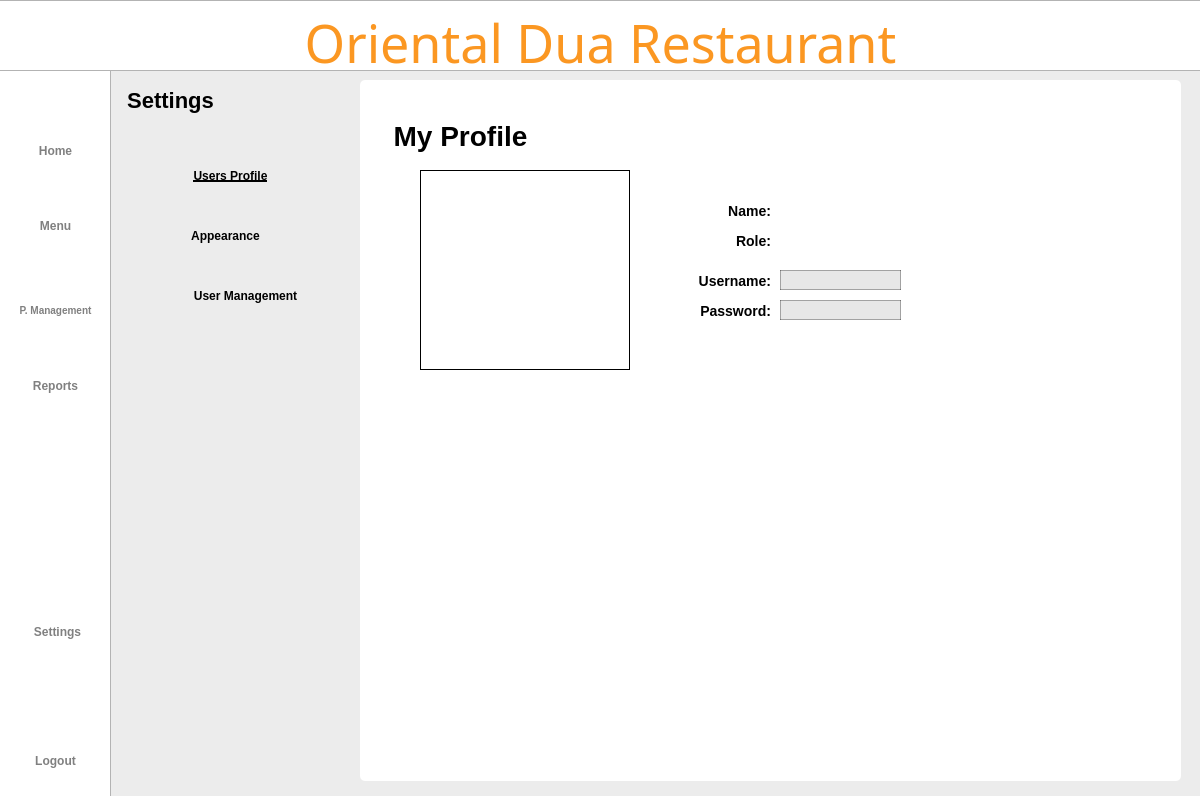
<?xml version="1.0" encoding="UTF-8"?>
<ui version="4.0">
 <class>Dialog</class>
 <widget class="QDialog" name="Dialog">
  <property name="geometry">
   <rect>
    <x>0</x>
    <y>0</y>
    <width>1200</width>
    <height>796</height>
   </rect>
  </property>
  <property name="windowTitle">
   <string>Dialog</string>
  </property>
  <widget class="QWidget" name="bgwidget" native="true">
   <property name="geometry">
    <rect>
     <x>0</x>
     <y>0</y>
     <width>1200</width>
     <height>800</height>
    </rect>
   </property>
   <property name="layoutDirection">
    <enum>Qt::LeftToRight</enum>
   </property>
   <property name="styleSheet">
    <string notr="true">QWidget#bgwidget{background-color: rgb(236, 236, 236);}

</string>
   </property>
   <widget class="QLabel" name="sidebar">
    <property name="geometry">
     <rect>
      <x>-10</x>
      <y>-10</y>
      <width>121</width>
      <height>891</height>
     </rect>
    </property>
    <property name="styleSheet">
     <string notr="true">background-color: rgb(255, 255, 255);
border: 1px solid rgba(0, 0, 0, 0.3);  </string>
    </property>
    <property name="text">
     <string/>
    </property>
   </widget>
   <widget class="QLabel" name="titlebar">
    <property name="geometry">
     <rect>
      <x>-2</x>
      <y>0</y>
      <width>1204</width>
      <height>71</height>
     </rect>
    </property>
    <property name="styleSheet">
     <string notr="true">background-color: rgb(255, 255, 255);
border: 1px solid rgba(0, 0, 0, 0.3);  </string>
    </property>
    <property name="text">
     <string/>
    </property>
   </widget>
   <widget class="QLabel" name="whitebg">
    <property name="geometry">
     <rect>
      <x>360</x>
      <y>80</y>
      <width>821</width>
      <height>701</height>
     </rect>
    </property>
    <property name="styleSheet">
     <string notr="true">background-color: rgb(255, 255, 255);
border-radius: 5px;  </string>
    </property>
    <property name="text">
     <string/>
    </property>
   </widget>
   <widget class="QLabel" name="title">
    <property name="geometry">
     <rect>
      <x>0</x>
      <y>10</y>
      <width>1201</width>
      <height>71</height>
     </rect>
    </property>
    <property name="styleSheet">
     <string notr="true">QLabel#title{
	color: #FB9722;
    font-family: Sacramento;
    font-size: 52px;
    font-weight: 400;
    padding-bottom: 5px;
    text-align: center;
}</string>
    </property>
    <property name="text">
     <string>Oriental Dua Restaurant</string>
    </property>
    <property name="alignment">
     <set>Qt::AlignCenter</set>
    </property>
    <property name="wordWrap">
     <bool>true</bool>
    </property>
   </widget>
   <widget class="QLabel" name="settings">
    <property name="geometry">
     <rect>
      <x>110</x>
      <y>80</y>
      <width>121</width>
      <height>41</height>
     </rect>
    </property>
    <property name="styleSheet">
     <string notr="true">QLabel#settings{
    color: #000000;
    font-family: 'Roboto';
    font-size: 22px;
    font-weight: 500;
}</string>
    </property>
    <property name="text">
     <string>Settings</string>
    </property>
    <property name="alignment">
     <set>Qt::AlignCenter</set>
    </property>
   </widget>
   <widget class="QLabel" name="userprofIcon">
    <property name="geometry">
     <rect>
      <x>140</x>
      <y>160</y>
      <width>35</width>
      <height>35</height>
     </rect>
    </property>
    <property name="styleSheet">
     <string notr="true"/>
    </property>
    <property name="text">
     <string/>
    </property>
    <property name="pixmap">
     <pixmap resource="../resource.qrc">:/icon/icons/user.png</pixmap>
    </property>
    <property name="scaledContents">
     <bool>true</bool>
    </property>
    <property name="alignment">
     <set>Qt::AlignCenter</set>
    </property>
   </widget>
   <widget class="QPushButton" name="logoutbtn">
    <property name="geometry">
     <rect>
      <x>20</x>
      <y>740</y>
      <width>71</width>
      <height>41</height>
     </rect>
    </property>
    <property name="styleSheet">
     <string notr="true">QPushButton#logoutbtn{
    color: rgba(0,0,0, 0.5);
    font-family: 'Roboto';
    font-size: 12px;
    font-weight: 500;
	border:none;
}
</string>
    </property>
    <property name="text">
     <string>Logout</string>
    </property>
   </widget>
   <widget class="QPushButton" name="settingsbtn">
    <property name="geometry">
     <rect>
      <x>20</x>
      <y>620</y>
      <width>75</width>
      <height>23</height>
     </rect>
    </property>
    <property name="styleSheet">
     <string notr="true">QPushButton#settingsbtn{
    color: rgba(0,0,0, 0.5);
    font-family: 'Roboto';
    font-size: 12px;
    font-weight: 500;
	border:none;
}
</string>
    </property>
    <property name="text">
     <string>Settings</string>
    </property>
   </widget>
   <widget class="QLabel" name="settingIcon">
    <property name="geometry">
     <rect>
      <x>38</x>
      <y>580</y>
      <width>35</width>
      <height>35</height>
     </rect>
    </property>
    <property name="minimumSize">
     <size>
      <width>35</width>
      <height>35</height>
     </size>
    </property>
    <property name="maximumSize">
     <size>
      <width>35</width>
      <height>35</height>
     </size>
    </property>
    <property name="styleSheet">
     <string notr="true">QLabel#Pmanagementbtn{
    color: rgba(0,0,0, 0.5);
    font-family: 'Roboto';
    font-size: 11px;
    font-weight: 300;
}</string>
    </property>
    <property name="text">
     <string/>
    </property>
    <property name="pixmap">
     <pixmap resource="../resource.qrc">:/icon/icons/settings.png</pixmap>
    </property>
    <property name="scaledContents">
     <bool>true</bool>
    </property>
    <property name="alignment">
     <set>Qt::AlignCenter</set>
    </property>
   </widget>
   <widget class="QLabel" name="logoutIcon">
    <property name="geometry">
     <rect>
      <x>39</x>
      <y>715</y>
      <width>35</width>
      <height>35</height>
     </rect>
    </property>
    <property name="minimumSize">
     <size>
      <width>35</width>
      <height>35</height>
     </size>
    </property>
    <property name="maximumSize">
     <size>
      <width>35</width>
      <height>35</height>
     </size>
    </property>
    <property name="styleSheet">
     <string notr="true">QLabel#Pmanagementbtn{
    color: rgba(0,0,0, 0.5);
    font-family: 'Roboto';
    font-size: 11px;
    font-weight: 300;
}</string>
    </property>
    <property name="text">
     <string/>
    </property>
    <property name="pixmap">
     <pixmap resource="../resource.qrc">:/icon/icons/shutdown.png</pixmap>
    </property>
    <property name="scaledContents">
     <bool>true</bool>
    </property>
    <property name="alignment">
     <set>Qt::AlignCenter</set>
    </property>
   </widget>
   <widget class="QPushButton" name="userprofbtn">
    <property name="geometry">
     <rect>
      <x>180</x>
      <y>160</y>
      <width>101</width>
      <height>31</height>
     </rect>
    </property>
    <property name="styleSheet">
     <string notr="true">QPushButton{
    color: #000000;
    font-family: &quot;Roboto&quot;;
    font-size: 12px;
    font-weight: 500;
	border:none;
	text-decoration: underline;
}

</string>
    </property>
    <property name="text">
     <string>Users Profile</string>
    </property>
   </widget>
   <widget class="QPushButton" name="editbtn">
    <property name="geometry">
     <rect>
      <x>1030</x>
      <y>120</y>
      <width>51</width>
      <height>41</height>
     </rect>
    </property>
    <property name="styleSheet">
     <string notr="true">border:none;</string>
    </property>
    <property name="text">
     <string/>
    </property>
    <property name="iconSize">
     <size>
      <width>35</width>
      <height>35</height>
     </size>
    </property>
   </widget>
   <widget class="QLabel" name="settings_2">
    <property name="geometry">
     <rect>
      <x>380</x>
      <y>110</y>
      <width>161</width>
      <height>51</height>
     </rect>
    </property>
    <property name="styleSheet">
     <string notr="true">QLabel{
    color: #000000;
    font-family: 'Roboto';
    font-size: 28px;
    font-weight: bold;
}</string>
    </property>
    <property name="text">
     <string>My Profile</string>
    </property>
    <property name="alignment">
     <set>Qt::AlignCenter</set>
    </property>
   </widget>
   <widget class="QLabel" name="label">
    <property name="geometry">
     <rect>
      <x>720</x>
      <y>200</y>
      <width>51</width>
      <height>21</height>
     </rect>
    </property>
    <property name="styleSheet">
     <string notr="true">QLabel{
    color: #000000;
    font-family: &quot;Inter&quot;;
    font-size: 14px;
    font-weight: 500;

}</string>
    </property>
    <property name="text">
     <string>Name:</string>
    </property>
    <property name="alignment">
     <set>Qt::AlignRight|Qt::AlignTrailing|Qt::AlignVCenter</set>
    </property>
   </widget>
   <widget class="QLabel" name="appearanceIcon">
    <property name="geometry">
     <rect>
      <x>140</x>
      <y>220</y>
      <width>35</width>
      <height>35</height>
     </rect>
    </property>
    <property name="styleSheet">
     <string notr="true"/>
    </property>
    <property name="text">
     <string/>
    </property>
    <property name="pixmap">
     <pixmap resource="../resource.qrc">:/icon/icons/appearance.png</pixmap>
    </property>
    <property name="scaledContents">
     <bool>true</bool>
    </property>
    <property name="alignment">
     <set>Qt::AlignCenter</set>
    </property>
   </widget>
   <widget class="QPushButton" name="appearancebtn">
    <property name="geometry">
     <rect>
      <x>180</x>
      <y>220</y>
      <width>91</width>
      <height>31</height>
     </rect>
    </property>
    <property name="styleSheet">
     <string notr="true">QPushButton{
    color: #000000;
    font-family: &quot;Roboto&quot;;
    font-size: 12px;
    font-weight: 500;
	border:none;
}

QPushButton:hover{text-decoration: underline;}</string>
    </property>
    <property name="text">
     <string>Appearance</string>
    </property>
   </widget>
   <widget class="QLabel" name="label_2">
    <property name="geometry">
     <rect>
      <x>720</x>
      <y>230</y>
      <width>51</width>
      <height>21</height>
     </rect>
    </property>
    <property name="styleSheet">
     <string notr="true">QLabel{
    color: #000000;
    font-family: &quot;Inter&quot;;
    font-size: 14px;
    font-weight: 500;

}</string>
    </property>
    <property name="text">
     <string>Role:</string>
    </property>
    <property name="alignment">
     <set>Qt::AlignRight|Qt::AlignTrailing|Qt::AlignVCenter</set>
    </property>
   </widget>
   <widget class="QLabel" name="label_3">
    <property name="geometry">
     <rect>
      <x>690</x>
      <y>270</y>
      <width>81</width>
      <height>21</height>
     </rect>
    </property>
    <property name="styleSheet">
     <string notr="true">QLabel{
    color: #000000;
    font-family: &quot;Inter&quot;;
    font-size: 14px;
    font-weight: 500;

}</string>
    </property>
    <property name="text">
     <string>Username:</string>
    </property>
    <property name="alignment">
     <set>Qt::AlignRight|Qt::AlignTrailing|Qt::AlignVCenter</set>
    </property>
   </widget>
   <widget class="QLabel" name="label_4">
    <property name="geometry">
     <rect>
      <x>690</x>
      <y>300</y>
      <width>81</width>
      <height>21</height>
     </rect>
    </property>
    <property name="styleSheet">
     <string notr="true">QLabel{
    color: #000000;
    font-family: &quot;Inter&quot;;
    font-size: 14px;
    font-weight: 500;

}</string>
    </property>
    <property name="text">
     <string>Password:</string>
    </property>
    <property name="alignment">
     <set>Qt::AlignRight|Qt::AlignTrailing|Qt::AlignVCenter</set>
    </property>
   </widget>
   <widget class="QLabel" name="boxlabel_name">
    <property name="geometry">
     <rect>
      <x>780</x>
      <y>200</y>
      <width>171</width>
      <height>20</height>
     </rect>
    </property>
    <property name="styleSheet">
     <string notr="true">QLabel{
padding-left: 5px;
font-family: &quot;Inter&quot;;
font-size: 12px;
font-weight: 500;
}</string>
    </property>
    <property name="text">
     <string/>
    </property>
   </widget>
   <widget class="QLabel" name="boxlabel_role">
    <property name="geometry">
     <rect>
      <x>780</x>
      <y>230</y>
      <width>171</width>
      <height>20</height>
     </rect>
    </property>
    <property name="styleSheet">
     <string notr="true">QLabel{
padding-left: 5px;
font-family: &quot;Inter&quot;;
font-size: 12px;
font-weight: 500;
}</string>
    </property>
    <property name="text">
     <string/>
    </property>
   </widget>
   <widget class="QLabel" name="boxlabel_username">
    <property name="geometry">
     <rect>
      <x>780</x>
      <y>270</y>
      <width>121</width>
      <height>20</height>
     </rect>
    </property>
    <property name="styleSheet">
     <string notr="true">QLabel{
padding-left: 5px;
background-color: #E7E7E7;
border: 1px solid rgba(0, 0, 0, 0.3); 
font-family: &quot;Inter&quot;;
font-size: 12px;
font-weight: 500;
}</string>
    </property>
    <property name="text">
     <string/>
    </property>
   </widget>
   <widget class="QLabel" name="image">
    <property name="geometry">
     <rect>
      <x>420</x>
      <y>170</y>
      <width>210</width>
      <height>200</height>
     </rect>
    </property>
    <property name="styleSheet">
     <string notr="true">border:1px solid black;</string>
    </property>
    <property name="text">
     <string/>
    </property>
    <property name="pixmap">
     <pixmap resource="../resource.qrc">:/icon/icons/placeholder.jpg</pixmap>
    </property>
    <property name="scaledContents">
     <bool>true</bool>
    </property>
   </widget>
   <widget class="QLineEdit" name="password">
    <property name="geometry">
     <rect>
      <x>780</x>
      <y>300</y>
      <width>121</width>
      <height>20</height>
     </rect>
    </property>
    <property name="styleSheet">
     <string notr="true">QLineEdit{
padding-left: 5px;
background-color: #E7E7E7;
border: 1px solid rgba(0, 0, 0, 0.3); 
font-family: &quot;Inter&quot;;
font-size: 10px;
font-weight: 500;
}</string>
    </property>
    <property name="echoMode">
     <enum>QLineEdit::Password</enum>
    </property>
    <property name="readOnly">
     <bool>true</bool>
    </property>
   </widget>
   <widget class="QLabel" name="usersIcon">
    <property name="geometry">
     <rect>
      <x>140</x>
      <y>280</y>
      <width>35</width>
      <height>35</height>
     </rect>
    </property>
    <property name="styleSheet">
     <string notr="true"/>
    </property>
    <property name="text">
     <string/>
    </property>
    <property name="pixmap">
     <pixmap resource="../resource.qrc">:/icon/icons/users.png</pixmap>
    </property>
    <property name="scaledContents">
     <bool>true</bool>
    </property>
    <property name="alignment">
     <set>Qt::AlignCenter</set>
    </property>
   </widget>
   <widget class="QPushButton" name="usersbtn">
    <property name="geometry">
     <rect>
      <x>180</x>
      <y>280</y>
      <width>131</width>
      <height>31</height>
     </rect>
    </property>
    <property name="styleSheet">
     <string notr="true">QPushButton{
    color: #000000;
    font-family: &quot;Roboto&quot;;
    font-size: 12px;
    font-weight: 500;
	border:none;
}

QPushButton:hover{text-decoration: underline;}</string>
    </property>
    <property name="text">
     <string>User Management</string>
    </property>
   </widget>
   <widget class="QLabel" name="menuIcon">
    <property name="geometry">
     <rect>
      <x>40</x>
      <y>180</y>
      <width>30</width>
      <height>30</height>
     </rect>
    </property>
    <property name="minimumSize">
     <size>
      <width>30</width>
      <height>30</height>
     </size>
    </property>
    <property name="maximumSize">
     <size>
      <width>35</width>
      <height>35</height>
     </size>
    </property>
    <property name="styleSheet">
     <string notr="true">QLabel#Pmanagementbtn{
    color: rgba(0,0,0, 0.5);
    font-family: 'Roboto';
    font-size: 11px;
    font-weight: 300;
}</string>
    </property>
    <property name="text">
     <string/>
    </property>
    <property name="pixmap">
     <pixmap resource="../resource.qrc">:/icon/icons/menu.png</pixmap>
    </property>
    <property name="scaledContents">
     <bool>true</bool>
    </property>
    <property name="alignment">
     <set>Qt::AlignCenter</set>
    </property>
   </widget>
   <widget class="QPushButton" name="reportbtn">
    <property name="geometry">
     <rect>
      <x>10</x>
      <y>370</y>
      <width>91</width>
      <height>31</height>
     </rect>
    </property>
    <property name="styleSheet">
     <string notr="true">QPushButton#reportbtn{
    color: rgba(0,0,0, 0.5);
    font-family: 'Roboto';
    font-size: 12px;
    font-weight: 500;
	border:none;
}
</string>
    </property>
    <property name="text">
     <string>Reports</string>
    </property>
   </widget>
   <widget class="QLabel" name="homeIcon">
    <property name="geometry">
     <rect>
      <x>40</x>
      <y>110</y>
      <width>30</width>
      <height>30</height>
     </rect>
    </property>
    <property name="minimumSize">
     <size>
      <width>30</width>
      <height>30</height>
     </size>
    </property>
    <property name="maximumSize">
     <size>
      <width>35</width>
      <height>35</height>
     </size>
    </property>
    <property name="styleSheet">
     <string notr="true">QLabel#Pmanagementbtn{
    color: rgba(0,0,0, 0.5);
    font-family: 'Roboto';
    font-size: 11px;
    font-weight: 300;
}</string>
    </property>
    <property name="text">
     <string/>
    </property>
    <property name="pixmap">
     <pixmap resource="../resource.qrc">:/icon/icons/home.png</pixmap>
    </property>
    <property name="scaledContents">
     <bool>true</bool>
    </property>
    <property name="alignment">
     <set>Qt::AlignCenter</set>
    </property>
   </widget>
   <widget class="QLabel" name="reportIcon">
    <property name="geometry">
     <rect>
      <x>40</x>
      <y>340</y>
      <width>35</width>
      <height>35</height>
     </rect>
    </property>
    <property name="minimumSize">
     <size>
      <width>35</width>
      <height>35</height>
     </size>
    </property>
    <property name="maximumSize">
     <size>
      <width>35</width>
      <height>35</height>
     </size>
    </property>
    <property name="styleSheet">
     <string notr="true">QLabel#Pmanagementbtn{
    color: rgba(0,0,0, 0.5);
    font-family: 'Roboto';
    font-size: 11px;
    font-weight: 300;
}</string>
    </property>
    <property name="text">
     <string/>
    </property>
    <property name="pixmap">
     <pixmap resource="../resource.qrc">:/icon/icons/report.png</pixmap>
    </property>
    <property name="scaledContents">
     <bool>true</bool>
    </property>
    <property name="alignment">
     <set>Qt::AlignCenter</set>
    </property>
   </widget>
   <widget class="QLabel" name="p_mIcon">
    <property name="geometry">
     <rect>
      <x>40</x>
      <y>260</y>
      <width>35</width>
      <height>35</height>
     </rect>
    </property>
    <property name="minimumSize">
     <size>
      <width>35</width>
      <height>35</height>
     </size>
    </property>
    <property name="maximumSize">
     <size>
      <width>35</width>
      <height>35</height>
     </size>
    </property>
    <property name="styleSheet">
     <string notr="true">QLabel#Pmanagementbtn{
    color: rgba(0,0,0, 0.5);
    font-family: 'Roboto';
    font-size: 11px;
    font-weight: 300;
}</string>
    </property>
    <property name="text">
     <string/>
    </property>
    <property name="pixmap">
     <pixmap resource="../resource.qrc">:/icon/icons/productm.png</pixmap>
    </property>
    <property name="scaledContents">
     <bool>true</bool>
    </property>
    <property name="alignment">
     <set>Qt::AlignCenter</set>
    </property>
   </widget>
   <widget class="QPushButton" name="p_managementbtn">
    <property name="geometry">
     <rect>
      <x>10</x>
      <y>290</y>
      <width>91</width>
      <height>41</height>
     </rect>
    </property>
    <property name="styleSheet">
     <string notr="true">QPushButton#p_managementbtn{
    color: rgba(0,0,0, 0.5);
    font-family: 'Roboto';
    font-size: 10px;
    font-weight: 500;
	border:none;
}
</string>
    </property>
    <property name="text">
     <string>P. Management</string>
    </property>
   </widget>
   <widget class="QPushButton" name="homebtn">
    <property name="geometry">
     <rect>
      <x>10</x>
      <y>135</y>
      <width>91</width>
      <height>31</height>
     </rect>
    </property>
    <property name="styleSheet">
     <string notr="true">QPushButton#homebtn{
    color: rgba(0,0,0, 0.5);
    font-family: 'Roboto';
    font-size: 12px;
    font-weight: 500;
	border:none;
}
</string>
    </property>
    <property name="text">
     <string>Home</string>
    </property>
   </widget>
   <widget class="QPushButton" name="menubtn">
    <property name="geometry">
     <rect>
      <x>10</x>
      <y>210</y>
      <width>91</width>
      <height>31</height>
     </rect>
    </property>
    <property name="styleSheet">
     <string notr="true">QPushButton#menubtn{
    color: rgba(0,0,0, 0.5);
    font-family: 'Roboto';
    font-size: 12px;
    font-weight: 500;
	border:none;
}
</string>
    </property>
    <property name="text">
     <string>Menu</string>
    </property>
   </widget>
  </widget>
 </widget>
 <resources>
  <include location="../resource.qrc"/>
 </resources>
 <connections/>
</ui>
